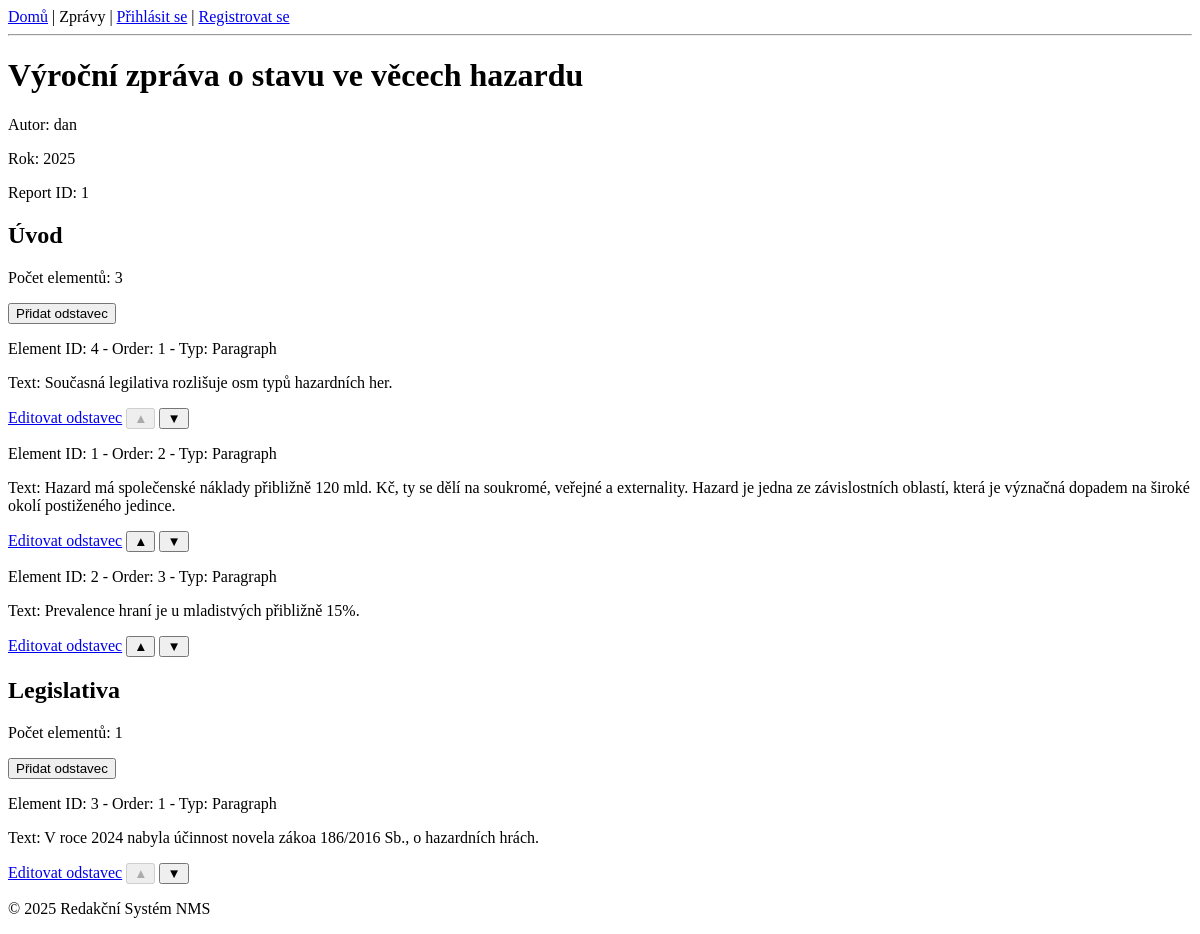
/1/, run on the app's committed database.
### reports/models.py (models this page shows, shortened)
class Report(models.Model):
    class ReportStatus(models.TextChoices):
        OPEN = "OPEN", "Open"
        PUBLISHED = "PUBLISHED", "Published"
    title = models.CharField(max_length=200)
    topic = models.CharField(max_length=100)  # Pokud je topic samostatná entita, bude to ForeignKey
    year = models.IntegerField()
    status = models.CharField(max_length=10, choices=ReportStatus.choices, default=ReportStatus.OPEN)
    author = models.ForeignKey(settings.AUTH_USER_MODEL, on_delete=models.CASCADE)

class Section(models.Model):
    report = models.ForeignKey(Report, on_delete=models.CASCADE, related_name="sections")
    title = models.CharField(max_length=200)
    order = models.PositiveIntegerField()
    class Meta:
        ordering = ["order"]

class ContentElement(PolymorphicModel):
    class ContentElementStatus(models.TextChoices):
        DRAFT = "DRAFT", "Draft"
        STAGED = "STAGED", "Staged"
        APPROVED = "APPROVED", "Approved"
    section = models.ForeignKey(Section, on_delete=models.CASCADE, related_name="content_elements")
    order = models.PositiveIntegerField()
    status = models.CharField(
        max_length=10,
        choices=ContentElementStatus.choices,
        default=ContentElementStatus.DRAFT
    )
    class Meta:
        ordering = ["order"]
    def get_class_name(self):  #  Přidána metoda
        return self.__class__.__name__ # Název třídy

class Paragraph(ContentElement):
    text = models.TextField(blank=True, default="Zadejte text odstavce")

class ContentElement(PolymorphicModel):
    class ContentElementStatus(models.TextChoices):
        DRAFT = "DRAFT", "Draft"
        STAGED = "STAGED", "Staged"
        APPROVED = "APPROVED", "Approved"
    section = models.ForeignKey(Section, on_delete=models.CASCADE, related_name="content_elements")
    order = models.PositiveIntegerField()
    status = models.CharField(
        max_length=10,
        choices=ContentElementStatus.choices,
        default=ContentElementStatus.DRAFT
    )
    class Meta:
        ordering = ["order"]
    def get_class_name(self):  #  Přidána metoda
        return self.__class__.__name__ # Název třídy

### reports/views.py (the view, shortened to what this page needs)
# urls.py: path('<int:pk>/', views.ReportDetailView.as_view(), name='report_detail'),
class ReportDetailView(DetailView):
    model = Report
    template_name = 'reports/report_detail.html'
    def get_queryset(self):
        return Report.objects.prefetch_related('sections__content_elements')
    def get_context_data(self, **kwargs):
        context = super().get_context_data(**kwargs)
        context.update({
            'paragraph_form': ParagraphForm(),
            'chart_form': ChartForm(),
            'table_form': TableForm(),
        })
        return context

### templates/reports/report_detail.html (shortened to what this page needs)
{% extends 'base.html' %}
{% block content %}
  <h1>{{ object.title }}</h1>
  <p>Autor: {{ object.author.username }}</p>
  <p>Rok: {{ object.year }}</p>
  <p>Report ID: {{ object.pk }}</p>
  {% for section in object.sections.all %}
    <h2>{{ section.title }}</h2>
    <p>Počet elementů: {{ section.content_elements.count }}</p>
    <form method="post">
      <button type="submit" name="add_paragraph">Přidat odstavec</button>
    </form>
    {% for element in section.content_elements.all %}
      <div class="content-element" data-element-id="{{ element.id }}" data-element-type="{{ element.get_class_name }}">
        <p>Element ID: {{ element.id }} - Order: {{ element.order }} - Typ: {{ element.get_class_name }}</p>
        {% if element.get_class_name == 'Paragraph' %}
          <p>Text: {{ element.text }}</p>
          <a href="{% url 'reports:paragraph_edit' element.pk %}">Editovat odstavec</a>
          <form method="post" style="display:inline;">
            <button type="submit" name="move_paragraph_up" {% if element.order == 1 %}disabled{% endif %}>▲</button>
          </form>
          <form method="post" style="display:inline;">
            <button type="submit" name="move_paragraph_down">▼</button>
          </form>
        {% elif element.get_class_name == 'Chart' %}
          <p>Graf: {{ element.title }} (zatím bez obsahu)</p>
        {% elif element.get_class_name == 'Table' %}
          <p>Tabulka: {{ element.title }} (zatím bez obsahu)</p>
        {% endif %}
      </div>
    {% endfor %}
  {% endfor %}
{% endblock %}

### data on the page
Report: title "Výroční zpráva o stavu ve věcech hazardu", author.username "dan", year "2025", pk "1"
Section: title "Úvod", content_elements.count "3"
Paragraph: id "4", order "1", get_class_name "Paragraph", text "Současná legilativa rozlišuje osm typů hazardních her."
Paragraph: id "1", order "2", get_class_name "Paragraph", text "Hazard má společenské náklady přibližně 120 mld. Kč, ty se dělí na soukromé, veřejné a externality. Hazard je jedna ze závislostních oblastí, která je význačná dopadem na široké okolí postiženého jedince."
Paragraph: id "2", order "3", get_class_name "Paragraph", text "Prevalence hraní je u mladistvých přibližně 15%."
Section: title "Legislativa", content_elements.count "1"
Paragraph: id "3", order "1", get_class_name "Paragraph", text "V roce 2024 nabyla účinnost novela zákoa 186/2016 Sb., o hazardních hrách."
